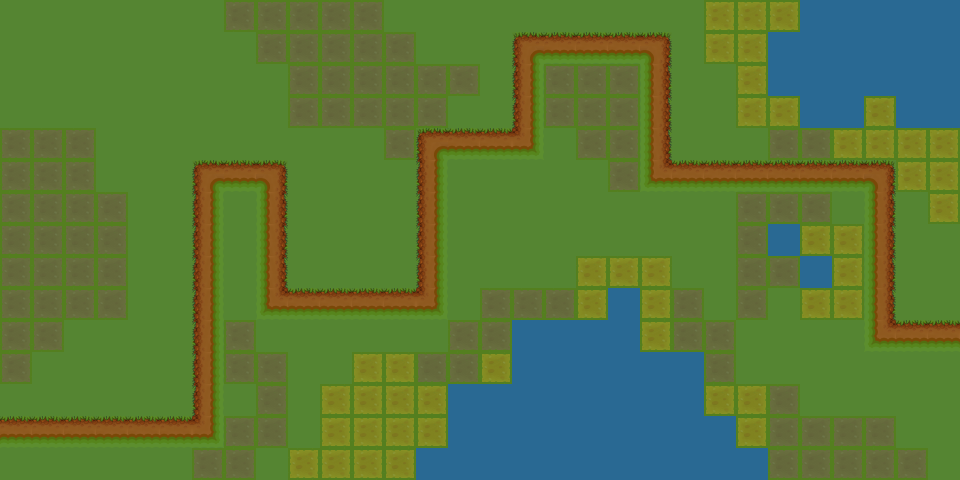

Below is a game level as drawn by its tile map, then a one-line description and the .tmx that defines it (tile-layer data replaced by summaries):
An orthogonal 30x15 tile map with 32x32 px tiles, 1 tile layer (Calque de Tile 1).

<map version="1.0" orientation="orthogonal" width="30" height="15" tilewidth="32" tileheight="32">
 <tileset firstgid="1" name="Map" tilewidth="32" tileheight="32">
  <image source="Tiles.png" width="128" height="128" />
 </tileset>
 <layer name="Calque de Tile 1" width="30" height="15">
  <data>[450 cells, 450 non-empty, 11 distinct tile ids]</data>
 </layer>
</map>